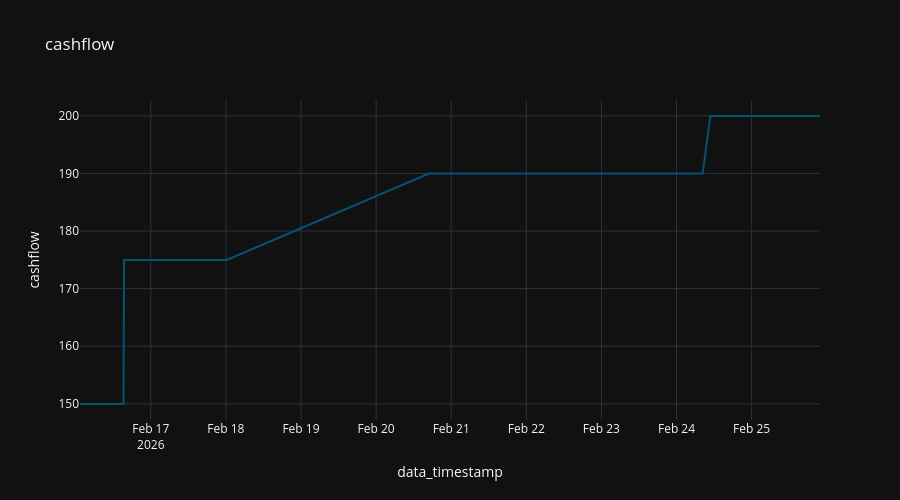

Here is the notebook cell this chart was saved with:
### Code cell
x = df[df['ticker'] == asset_ticker][['data_timestamp', 'cashflow', 'ticker']].sort_values(by="data_timestamp")

fig = px.line (
  x,
  "data_timestamp",
  "cashflow",
  title="cashflow"
#   color_discrete_sequence="Tealgrn_r",
)

fig.update_layout (
  height=500,
)

### Figure 1 — Plotly figure (JSON) as saved in the notebook; plotly's stock layout.template omitted (floating-point values rounded to 4 significant figures; data arrays with more than 128 entries replaced by an {"elided": "..."} marker saying what was removed)
{"data": [{"hovertemplate": "data_timestamp=%{x}<br>cashflow=%{y}<extra></extra>", "legendgroup": "", "line": {"color": "rgb(4, 82, 117)", "dash": "solid"}, "marker": {"symbol": "circle"}, "mode": "lines", "name": "", "orientation": "v", "showlegend": false, "type": "scatter", "x": {"elided": "717 str values"}, "xaxis": "x", "y": {"elided": "717 float values"}, "yaxis": "y"}], "layout": {"height": 500, "legend": {"tracegroupgap": 0}, "title": {"text": "cashflow"}, "xaxis": {"anchor": "y", "domain": [0, 1], "title": {"text": "data_timestamp"}}, "yaxis": {"anchor": "x", "domain": [0, 1], "title": {"text": "cashflow"}}}}
